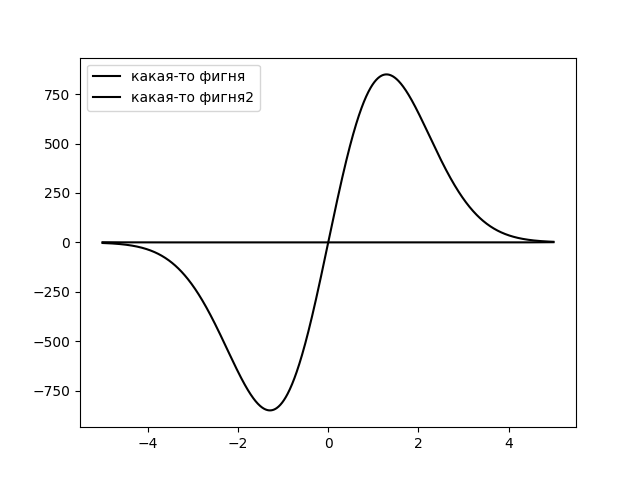

Recreate this plot in Python.
import numpy as np
from scipy.integrate import odeint
import matplotlib.pyplot as plt


x = np.arange(-5, 5, 0.01)

def diff_func(f, x):
    y, z = f

    dy_dx = (y**2) * z
    dz_dx = z/x - y*(z**2)

    return dy_dx, dz_dx
# initail data
y0 = 1
z0 = -3

f = y0, z0

sol = odeint(diff_func, f, x)

plt.plot(x, sol[:, 0], 'black', label='какая-то фигня')
plt.plot(x, sol[:, 1], 'black', label='какая-то фигня2')
plt.legend()
plt.savefig('lab_10_task_1.png')